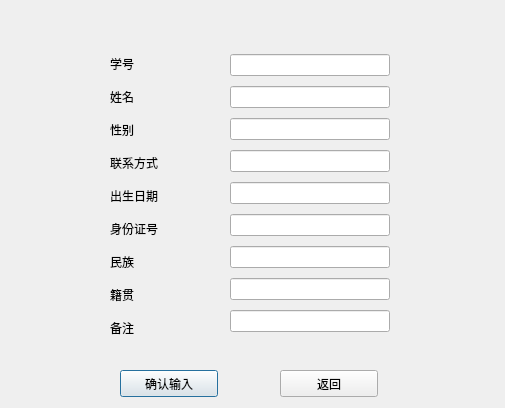
<?xml version="1.0" encoding="UTF-8"?>
<ui version="4.0">
 <class>Dialog</class>
 <widget class="QDialog" name="Dialog">
  <property name="geometry">
   <rect>
    <x>0</x>
    <y>0</y>
    <width>505</width>
    <height>408</height>
   </rect>
  </property>
  <property name="windowTitle">
   <string>Dialog</string>
  </property>
  <widget class="QWidget" name="verticalLayoutWidget">
   <property name="geometry">
    <rect>
     <x>230</x>
     <y>50</y>
     <width>160</width>
     <height>293</height>
    </rect>
   </property>
   <layout class="QVBoxLayout" name="verticalLayout">
    <item>
     <widget class="QLineEdit" name="id"/>
    </item>
    <item>
     <widget class="QLineEdit" name="name"/>
    </item>
    <item>
     <widget class="QLineEdit" name="sex"/>
    </item>
    <item>
     <widget class="QLineEdit" name="phonum"/>
    </item>
    <item>
     <widget class="QLineEdit" name="birth"/>
    </item>
    <item>
     <widget class="QLineEdit" name="idnum"/>
    </item>
    <item>
     <widget class="QLineEdit" name="nation"/>
    </item>
    <item>
     <widget class="QLineEdit" name="oriplace"/>
    </item>
    <item>
     <widget class="QLineEdit" name="remarks"/>
    </item>
   </layout>
  </widget>
  <widget class="QWidget" name="verticalLayoutWidget_2">
   <property name="geometry">
    <rect>
     <x>110</x>
     <y>50</y>
     <width>111</width>
     <height>291</height>
    </rect>
   </property>
   <layout class="QVBoxLayout" name="verticalLayout_2">
    <item>
     <widget class="QLabel" name="m_id">
      <property name="text">
       <string>学号</string>
      </property>
     </widget>
    </item>
    <item>
     <widget class="QLabel" name="m_name">
      <property name="text">
       <string>姓名</string>
      </property>
     </widget>
    </item>
    <item>
     <widget class="QLabel" name="m_sex">
      <property name="text">
       <string>性别</string>
      </property>
     </widget>
    </item>
    <item>
     <widget class="QLabel" name="m_phnum">
      <property name="text">
       <string>联系方式</string>
      </property>
     </widget>
    </item>
    <item>
     <widget class="QLabel" name="m_birth">
      <property name="text">
       <string>出生日期</string>
      </property>
     </widget>
    </item>
    <item>
     <widget class="QLabel" name="m_idNum">
      <property name="text">
       <string>身份证号</string>
      </property>
     </widget>
    </item>
    <item>
     <widget class="QLabel" name="m_nation">
      <property name="text">
       <string>民族</string>
      </property>
     </widget>
    </item>
    <item>
     <widget class="QLabel" name="m_oriplace">
      <property name="text">
       <string>籍贯</string>
      </property>
     </widget>
    </item>
    <item>
     <widget class="QLabel" name="m_remarks">
      <property name="text">
       <string>备注</string>
      </property>
     </widget>
    </item>
   </layout>
  </widget>
  <widget class="QPushButton" name="input">
   <property name="geometry">
    <rect>
     <x>120</x>
     <y>370</y>
     <width>98</width>
     <height>27</height>
    </rect>
   </property>
   <property name="text">
    <string>确认输入</string>
   </property>
  </widget>
  <widget class="QPushButton" name="ret">
   <property name="geometry">
    <rect>
     <x>280</x>
     <y>370</y>
     <width>98</width>
     <height>27</height>
    </rect>
   </property>
   <property name="text">
    <string>返回</string>
   </property>
  </widget>
 </widget>
 <resources/>
 <connections/>
</ui>
